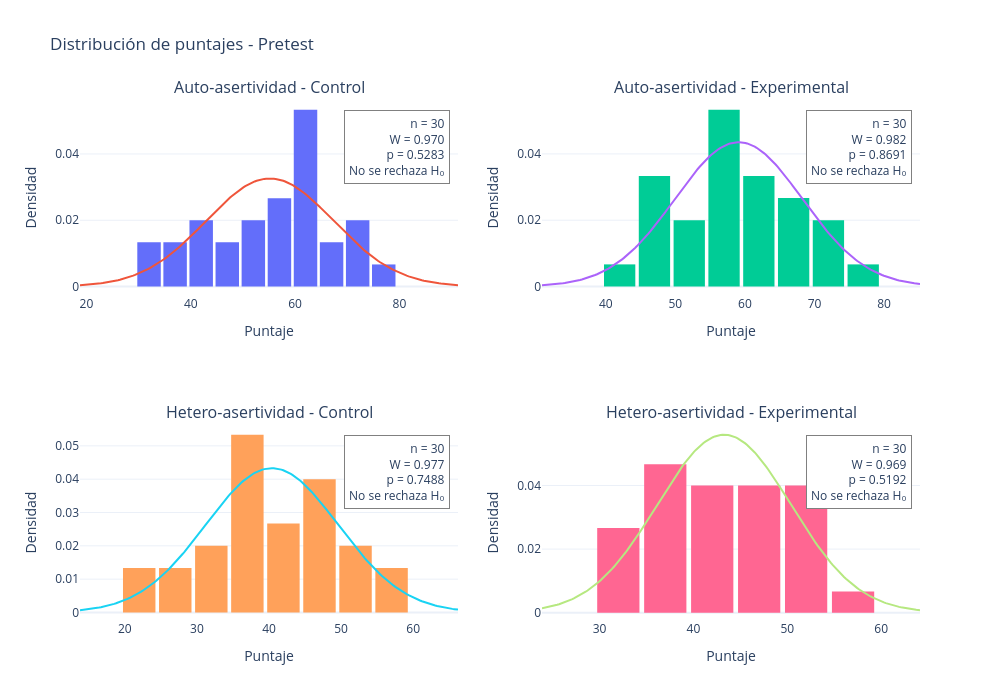

Here is the notebook cell this chart was saved with:
### Code cell
# Categorías
variables = ['Auto-asertividad', 'Hetero-asertividad']
grupos = ['Control', 'Experimental']
alpha = 0.05

# Seleccionar test
test = 'pretest'

# Filtrar test seleccionado
datos_test = estilos_aplicados[
    estilos_aplicados['Test'].astype(str).str.strip().str.lower() == test
].copy()

# Normalizar categorías
datos_test['Grupo'] = (
    datos_test['Grupo']
    .astype(str)
    .str.strip()
    .str.lower()
)

# Crear subgráficos: 2 variables x 2 grupos
fig = make_subplots(
    rows=2,
    cols=2,
    subplot_titles=[
        f'{variable} - {grupo}'
        for variable in variables
        for grupo in grupos
    ]
)

# Recorrer cada combinación
for i, (variable, grupo) in enumerate(
    [(v, g.lower()) for v in variables for g in grupos]
):

    fila = (i // 2) + 1
    columna = (i % 2) + 1

    # Obtener puntajes individuales
    datos = datos_test[
        datos_test['Grupo'] == grupo
    ][variable].dropna().to_numpy()

    n = len(datos)

    # Verificar datos suficientes
    if n < 3:
        continue

    # Calcular Shapiro-Wilk
    resultado = shapiro(datos)

    W = resultado.statistic
    pvalue = resultado.pvalue

    # Decisión de hipótesis
    if pvalue > alpha:
        hipotesis = 'No se rechaza H₀'
    else:
        hipotesis = 'Se rechaza H₀'

    # Crear histograma
    fig.add_trace(
        go.Histogram(
            x=datos,
            name=f'{variable} - {grupo}',
            nbinsx=10,
            histnorm='probability density',
            showlegend=False,
            hovertemplate=(
                'Puntaje: %{x}<br>'
                'Densidad: %{y}<extra></extra>'
            )
        ),
        row=fila,
        col=columna
    )

    # Calcular parámetros de distribución normal
    media = np.mean(datos)
    desviacion = np.std(datos, ddof=1)

    if desviacion > 0:

        # Generar rango para la curva normal
        x_normal = np.linspace(
            datos.min() - desviacion,
            datos.max() + desviacion,
            200
        )

        y_normal = norm.pdf(
            x_normal,
            loc=media,
            scale=desviacion
        )

        # Agregar curva normal
        fig.add_trace(
            go.Scatter(
                x=x_normal,
                y=y_normal,
                mode='lines',
                name='Distribución normal',
                line=dict(width=2),
                showlegend=False
            ),
            row=fila,
            col=columna
        )

    # Mostrar resultados de Shapiro-Wilk
    fig.add_annotation(
        x=0.98,
        y=0.95,
        xref='x domain',
        yref='y domain',
        text=(
            f'n = {n}<br>'
            f'W = {W:.3f}<br>'
            f'p = {pvalue:.4f}<br>'
            f'{hipotesis}'
        ),
        showarrow=False,
        align='right',
        bgcolor='white',
        bordercolor='gray',
        borderwidth=1,
        borderpad=4,
        row=fila,
        col=columna
    )

# Configuración general
fig.update_layout(
    title=f'Distribución de puntajes - {test.capitalize()}',
    height=700,
    width=1000,
    template='plotly_white',
    bargap=0.1,
    showlegend=False
)

# Configurar ejes
fig.update_xaxes(title_text='Puntaje')
fig.update_yaxes(title_text='Densidad')

fig.show()

### Figure 1 — Plotly figure (JSON) as saved in the notebook; plotly's stock layout.template omitted (floating-point values rounded to 4 significant figures; data arrays with more than 128 entries replaced by an {"elided": "..."} marker saying what was removed)
{"data": [{"histnorm": "probability density", "hovertemplate": "Puntaje: %{x}<br>Densidad: %{y}<extra></extra>", "name": "Auto-asertividad - control", "nbinsx": 10, "showlegend": false, "type": "histogram", "x": [63, 60, 71, 65, 37, 54, 48, 63, 41, 61, 63, 55, 51, 55, 70, 79, 32, 64, 60, 50, 67, 48, 31, 38, 41, 71, 57, 57, 43, 60], "xaxis": "x", "yaxis": "y"}, {"line": {"width": 2}, "mode": "lines", "name": "Distribución normal", "showlegend": false, "type": "scatter", "x": {"elided": "200 float values"}, "xaxis": "x", "y": {"elided": "200 float values"}, "yaxis": "y"}, {"histnorm": "probability density", "hovertemplate": "Puntaje: %{x}<br>Densidad: %{y}<extra></extra>", "name": "Auto-asertividad - experimental", "nbinsx": 10, "showlegend": false, "type": "histogram", "x": [74, 59, 59, 40, 53, 67, 70, 74, 51, 76, 61, 58, 55, 60, 64, 58, 48, 49, 64, 49, 63, 67, 55, 69, 53, 59, 69, 56, 47, 46], "xaxis": "x2", "yaxis": "y2"}, {"line": {"width": 2}, "mode": "lines", "name": "Distribución normal", "showlegend": false, "type": "scatter", "x": {"elided": "200 float values"}, "xaxis": "x2", "y": {"elided": "200 float values"}, "yaxis": "y2"}, {"histnorm": "probability density", "hovertemplate": "Puntaje: %{x}<br>Densidad: %{y}<extra></extra>", "name": "Hetero-asertividad - control", "nbinsx": 10, "showlegend": false, "type": "histogram", "x": [57, 43, 50, 47, 32, 38, 45, 37, 42, 52, 42, 36, 35, 29, 49, 57, 32, 47, 38, 36, 54, 38, 23, 46, 32, 47, 23, 40, 27, 38], "xaxis": "x3", "yaxis": "y3"}, {"line": {"width": 2}, "mode": "lines", "name": "Distribución normal", "showlegend": false, "type": "scatter", "x": {"elided": "200 float values"}, "xaxis": "x3", "y": {"elided": "200 float values"}, "yaxis": "y3"}, {"histnorm": "probability density", "hovertemplate": "Puntaje: %{x}<br>Densidad: %{y}<extra></extra>", "name": "Hetero-asertividad - experimental", "nbinsx": 10, "showlegend": false, "type": "histogram", "x": [54, 42, 39, 38, 37, 49, 46, 53, 36, 57, 40, 44, 46, 41, 48, 34, 34, 31, 47, 42, 52, 42, 51, 50, 38, 49, 51, 31, 37, 39], "xaxis": "x4", "yaxis": "y4"}, {"line": {"width": 2}, "mode": "lines", "name": "Distribución normal", "showlegend": false, "type": "scatter", "x": {"elided": "200 float values"}, "xaxis": "x4", "y": {"elided": "200 float values"}, "yaxis": "y4"}], "layout": {"annotations": [{"font": {"size": 16}, "showarrow": false, "text": "Auto-asertividad - Control", "x": 0.225, "xanchor": "center", "xref": "paper", "y": 1, "yanchor": "bottom", "yref": "paper"}, {"font": {"size": 16}, "showarrow": false, "text": "Auto-asertividad - Experimental", "x": 0.775, "xanchor": "center", "xref": "paper", "y": 1, "yanchor": "bottom", "yref": "paper"}, {"font": {"size": 16}, "showarrow": false, "text": "Hetero-asertividad - Control", "x": 0.225, "xanchor": "center", "xref": "paper", "y": 0.375, "yanchor": "bottom", "yref": "paper"}, {"font": {"size": 16}, "showarrow": false, "text": "Hetero-asertividad - Experimental", "x": 0.775, "xanchor": "center", "xref": "paper", "y": 0.375, "yanchor": "bottom", "yref": "paper"}, {"align": "right", "bgcolor": "white", "bordercolor": "gray", "borderpad": 4, "borderwidth": 1, "showarrow": false, "text": "n = 30<br>W = 0.970<br>p = 0.5283<br>No se rechaza H₀", "x": 0.98, "xref": "x domain", "y": 0.95, "yref": "y domain"}, {"align": "right", "bgcolor": "white", "bordercolor": "gray", "borderpad": 4, "borderwidth": 1, "showarrow": false, "text": "n = 30<br>W = 0.982<br>p = 0.8691<br>No se rechaza H₀", "x": 0.98, "xref": "x2 domain", "y": 0.95, "yref": "y2 domain"}, {"align": "right", "bgcolor": "white", "bordercolor": "gray", "borderpad": 4, "borderwidth": 1, "showarrow": false, "text": "n = 30<br>W = 0.977<br>p = 0.7488<br>No se rechaza H₀", "x": 0.98, "xref": "x3 domain", "y": 0.95, "yref": "y3 domain"}, {"align": "right", "bgcolor": "white", "bordercolor": "gray", "borderpad": 4, "borderwidth": 1, "showarrow": false, "text": "n = 30<br>W = 0.969<br>p = 0.5192<br>No se rechaza H₀", "x": 0.98, "xref": "x4 domain", "y": 0.95, "yref": "y4 domain"}], "bargap": 0.1, "height": 700, "showlegend": false, "title": {"text": "Distribución de puntajes - Pretest"}, "width": 1000, "xaxis": {"anchor": "y", "domain": [0, 0.45], "title": {"text": "Puntaje"}}, "xaxis2": {"anchor": "y2", "domain": [0.55, 1], "title": {"text": "Puntaje"}}, "xaxis3": {"anchor": "y3", "domain": [0, 0.45], "title": {"text": "Puntaje"}}, "xaxis4": {"anchor": "y4", "domain": [0.55, 1], "title": {"text": "Puntaje"}}, "yaxis": {"anchor": "x", "domain": [0.625, 1], "title": {"text": "Densidad"}}, "yaxis2": {"anchor": "x2", "domain": [0.625, 1], "title": {"text": "Densidad"}}, "yaxis3": {"anchor": "x3", "domain": [0, 0.375], "title": {"text": "Densidad"}}, "yaxis4": {"anchor": "x4", "domain": [0, 0.375], "title": {"text": "Densidad"}}}}
